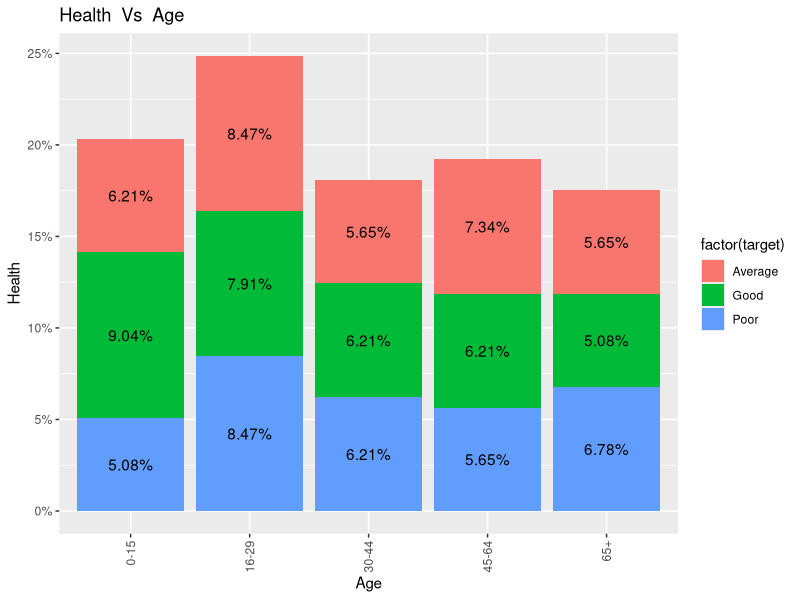

The R source for this figure:
### Useful functions


#@ data  :is the data set we are using to plot
#@ column: comparison column with target variable
#@ str col: String value of heading
#@ strTarget:String value of target

library(ggplot2)
library(scales)

printggPlot2 <-function(data,column,target,strTarget,strCol, axisLabel = "H"){

    title<-paste(strTarget," Vs ",strCol,sep=" ")
    data <- data[order(column),] 
    
    if (axisLabel == "V") {
    
        ggplot(data, aes(x = as.factor(column),fill=factor(target))) +
          geom_bar(aes(y = (..count..)/sum(..count..))) +
          geom_text(aes(y = ((..count..)/sum(..count..)), label = scales::percent((..count..)/sum(..count..))), 
                    stat = "count", position=position_stack(vjust=0.5)) +
          scale_y_continuous(labels = percent) +
          labs(title = title, y = strTarget, x = strCol) +
          theme(axis.text.x=element_text(angle=90,hjust=1,vjust=0.5))
    }
    else {
          ggplot(data, aes(x = as.factor(column),fill=factor(target))) +
          geom_bar(aes(y = (..count..)/sum(..count..))) +
          geom_text(aes(y = ((..count..)/sum(..count..)), label = scales::percent((..count..)/sum(..count..))), 
                    stat = "count", position=position_stack(vjust=0.5)) +
          scale_y_continuous(labels = percent) +
          labs(title = title, y = strTarget, x = strCol) + 
          theme(axis.text.x=element_text(angle=30,hjust=1,vjust=0.5))        
    }
}
ID <- seq(1:177)
Age <- sample(c("0-15", "16-29", "30-44", "45-64", "65+"), 177, replace = TRUE)
Sex <- sample(c("Male", "Female"), 177, replace = TRUE)
Country <- sample(c("England", "Wales", "Scotland", "N. Ireland"), 177, replace = TRUE)
Health <- sample(c("Poor", "Average", "Good"), 177, replace = TRUE)
Survey <- data.frame(Age, Sex, Country, Health)
head(Survey)

printggPlot2(Survey,Age,Health,'Health','Age','V') # Vertical X-Axis Labels



